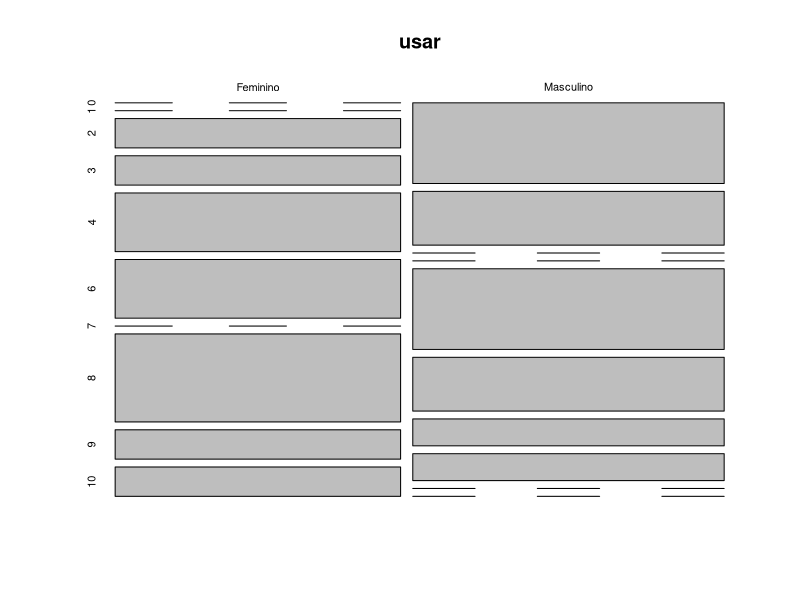
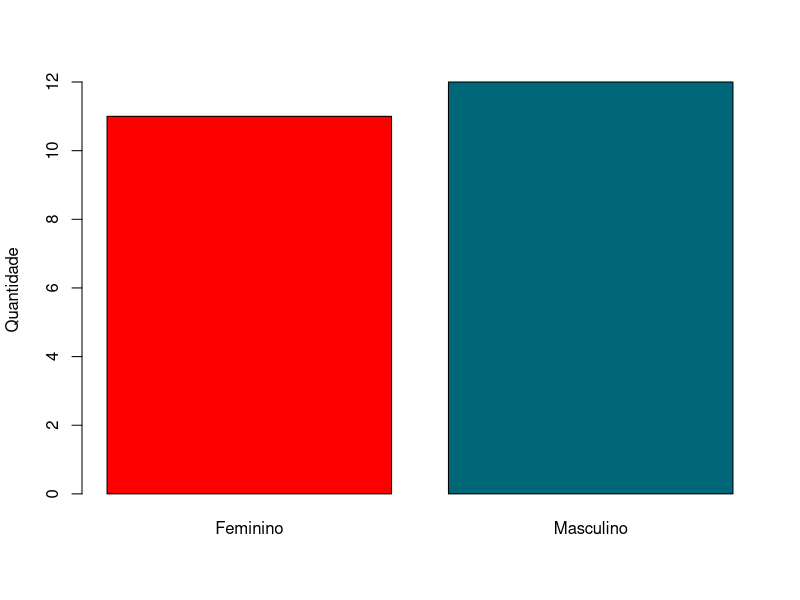
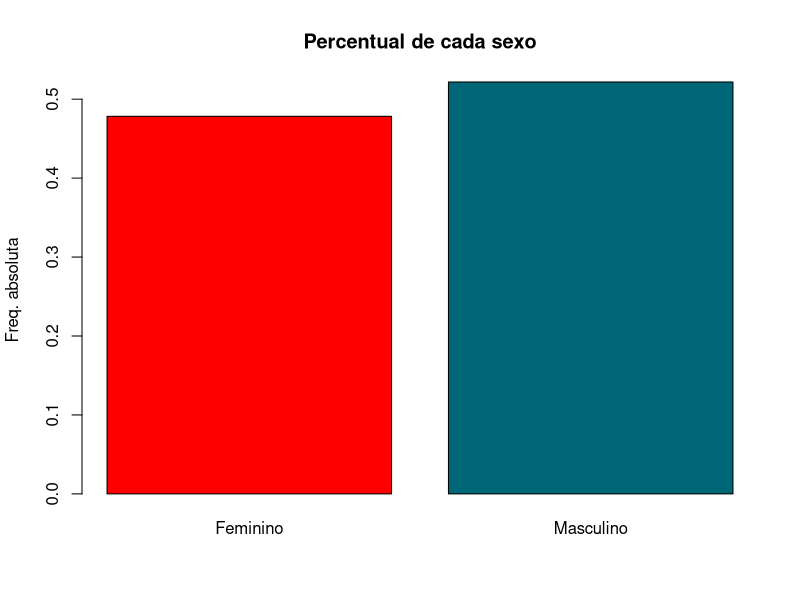
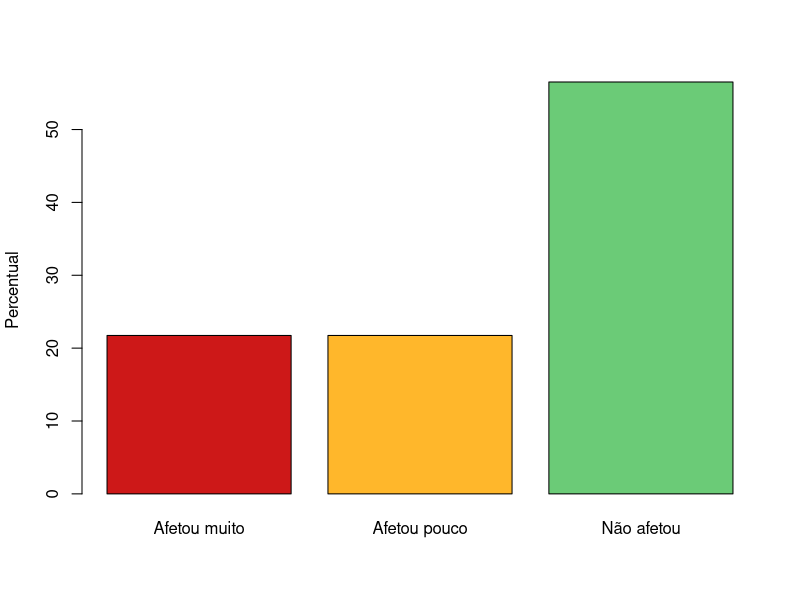
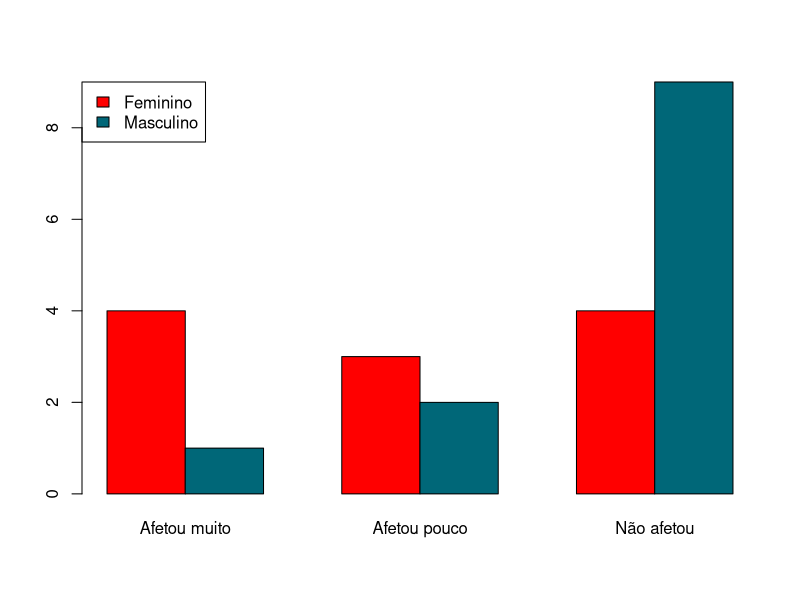
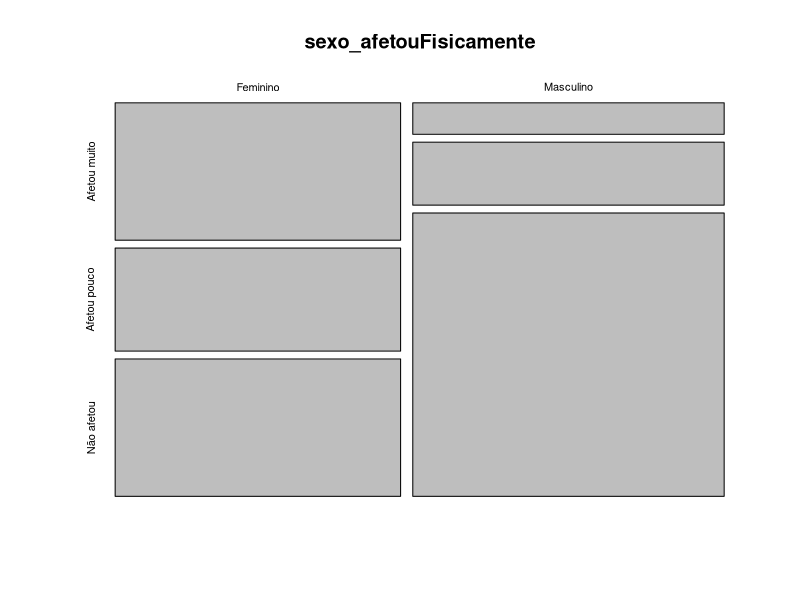
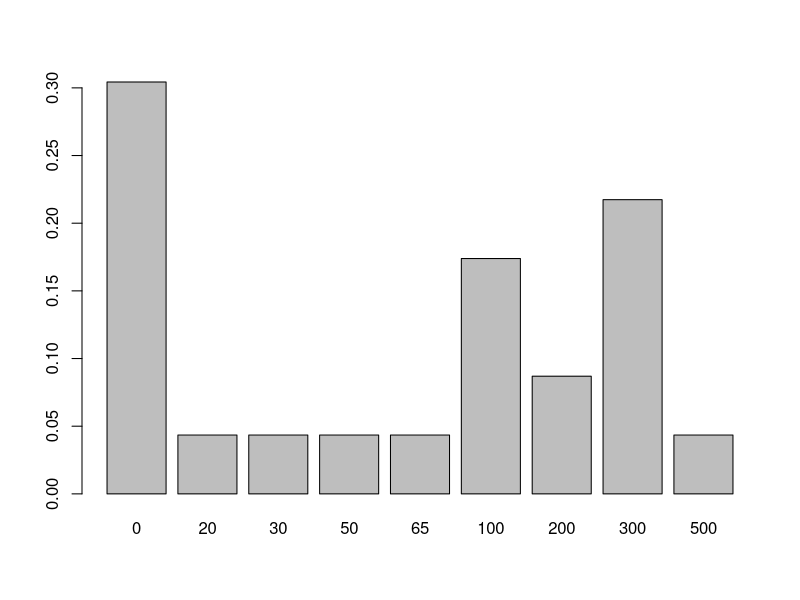
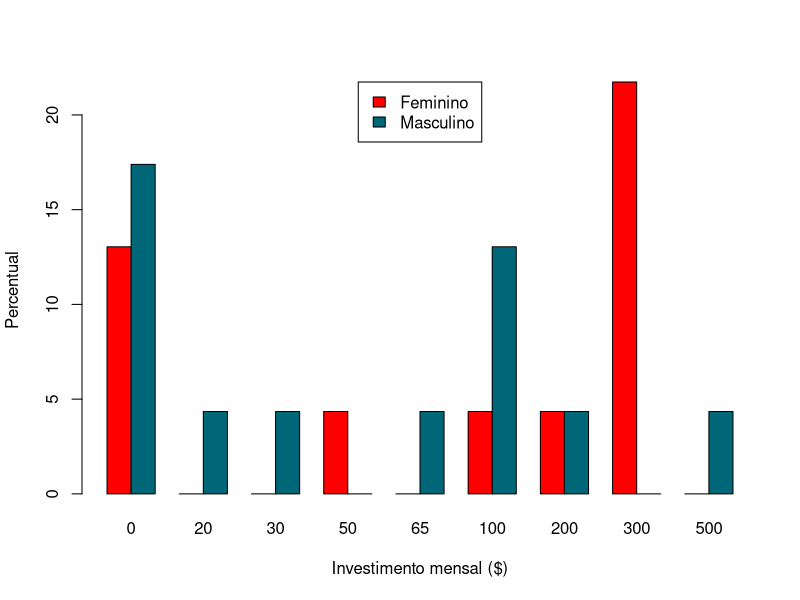

Recreate these plots in R, in order.
#Importando a biblioteca
library(readr)

#lendo os dados do csv
dados_relatorio = read_csv("dados.csv")
View(dados_relatorio)



#tabela que do sexo relacionada saude mental
usar = table(dados_relatorio$`Qual o seu sexo?`,dados_relatorio$`Em uma escala de 0 a 10 quanto a  pandemia afetou a sua saúde mental de forma negativa?`)
View(usar)
plot(usar)



#numero total de participantes
n_populacao = 23

 

#grafico do sexo
sexo = table(dados_relatorio$`Qual o seu sexo?`)
barplot(sexo, col = c("#FF0000","#006778"), ylab = "Quantidade")



#Criando tabela dos dados referente ao sexo
#criando a matriz da tabela
sexo_exportar = matrix(NA,3, 3)
colnames(sexo_exportar) = c("Total","Freq. absoluta ", "Percentual")
rownames(sexo_exportar)= c(rownames(sexo), "TOTAL")

#preenchendo a matriz
sexo_exportar[1,1]= 11
sexo_exportar[2,1]= 12
sexo_exportar[3,1]= 23
sexo_exportar[1,2]= 0.4782609
sexo_exportar[2,2]= 0.5217391
sexo_exportar[3,2]= 1
sexo_exportar[1,3]= "47.82%"
sexo_exportar[2,3]= "52.17%"
sexo_exportar[3,3]= "100%"

#exportar a tabela
write.table(sexo_exportar, file="Quadro1 -sexo.csv", sep="\t")



#Retorna a frequência de cada dado(opção) da variável sexo
freq_sexo = prop.table(sexo)
print(freq_sexo)
barplot(freq_sexo, col = c("#FF0000","#006778"), ylab = "Freq. absoluta", 
        main = "Percentual de cada sexo")



#Carregando dados da coluna "afetou fisicamente"
afetou_fisicamente = table(dados_relatorio$`A pandemia afetou a sua saúde física de forma negativa?`)
freq_afetou_fisicamente = prop.table(afetou_fisicamente)
print(freq_afetou_fisicamente)
barplot(afetou_fisicamente*100 / n_populacao,col =c("#CD1818","#FFB72B","#6BCB77"), 
        ylab = "Percentual")



#Relação sexo vs afetou fisicamente
sexo_afetouFisicamente = table(dados_relatorio$`Qual o seu sexo?`,
                    dados_relatorio$`A pandemia afetou a sua saúde física de forma negativa?`)
write.table(sexo_afetouFisicamente)
prop.table(sexo_afetouFisicamente)
barplot(sexo_afetouFisicamente, beside = TRUE,legend.text = rownames(sexo),
          args.legend = list(x= "topleft"),col = c("#FF0000","#006778"))

#grafico mosaic uso quando quero relacionar duas ou + variáveis qualitativas.
plot(sexo_afetouFisicamente)



#Carregando dados da coluna quanto investe
investimento_saude = table(dados_relatorio$`Em média quanto você gasta por mês com sua saúde?`)

#Frequencia dos dado(opções) de invetimentos
freq_investimentos = prop.table(investimento_saude)
write.table(freq_investimentos)
barplot(freq_investimentos)


#Grafico relaciona sexo vs investimento
sexo_investimento = table(dados_relatorio$`Qual o seu sexo?`,
                     dados_relatorio$`Em média quanto você gasta por mês com sua saúde?`)
barplot(sexo_investimento*100/n_populacao, beside = TRUE,legend.text = rownames(sexo),
        args.legend = list(x= "top"),col = c("#FF0000","#006778"), 
        xlab = "Investimento mensal ($)", ylab = "Percentual")

#uso boxplot quando for uma variável qualitativa relaconada a uma quantitativa
boxplot(dados_relatorio$`Em média quanto você gasta por mês com sua saúde?`~dados_relatorio$`Qual o seu sexo?`)



#Ordenando elementos da coluna investimentos
gastos_ordenado = sort(dados_relatorio$`Em média quanto você gasta por mês com sua saúde?`)

#menor e maior valor da variável
range(gastos_ordenado) 

#Definindo a amplitude total 
amplitude_total = ceiling((max(gastos_ordenado)- min(gastos_ordenado)))
print(amplitude_total)

#Encontrar número de classes(intervalos)
length(gastos_ordenado)#quantos elementos tem
n_classes = ceiling((sqrt(length(gastos_ordenado))))
print(n_classes)

#Definindo a amplitude do intervalo
amplitude_intervalo = ceiling(amplitude_total/n_classes)
print(amplitude_intervalo)

#limtes inferior(1ª classe) e limite superior(ultima classe)
lim_infclass = min(gastos_ordenado)
lim_supclass = lim_infclass+(n_classes*amplitude_intervalo)
print(lim_infclass)
print(lim_supclass)

#contruindo tabela de distribuição de frequência
#informar ao R quais serão as quebras da nossa distribuição usaremos a função seq()
quebras = seq(lim_infclass,lim_supclass,amplitude_intervalo)
print(quebras)

#gráfico sexo vs gastos
DF_gastos = table(cut(gastos_ordenado,breaks = quebras, right = TRUE))
View(DF_gastos)

hist(gastos_ordenado,  
     main = "Investimentos mensais", 
     xlab = "Valor mensal (R$)", ylab = "Freq. Absoluta", 
     col = c("#E02401", "#FF5403","#FF8E00", "#FFC300","#FFE61B"), 
     border = c("black"),
     breaks = quebras,
     right = TRUE,
     axes = FALSE
)
axis(1, at=seq(lim_infclass,lim_supclass,amplitude_intervalo))
axis(2,at=seq(0,max(gastos_ordenado),5))
mean(dados_relatorio$`Em média quanto você gasta por mês com sua saúde?`)
sum(dados_relatorio$`Em média quanto você gasta por mês com sua saúde?`)


#construção do gráfigo dos gasto do sexo feminino
feminino_gastos = matrix(NA,11,1)
feminino_gastos[,1]=c(0,0,0,50,100,200,300,300,300,300,500)
sum(feminino_gastos)
mean(feminino_gastos)  #média
median(feminino_gastos) #mediana
media_F_total = sum(feminino_gastos) /sum(dados_relatorio$`Em média quanto você gasta por mês com sua saúde?`)
print(media_F_total*100)
View(feminino_gastos) 
amplitude_total_F = ceiling((max(feminino_gastos)- min(feminino_gastos)))
n_classes_F = ceiling((sqrt(length(feminino_gastos))))
print(n_classes_F)
amplitude_intervalo_F = ceiling(amplitude_total_F/n_classes_F)
print(amplitude_intervalo_F)
lim_infclass_F = min(feminino_gastos)
lim_supclass_F = lim_infclass_F+(n_classes_F*amplitude_intervalo_F)
print(lim_infclass_F)
print(lim_supclass_F)
quebras_F = seq(lim_infclass_F,lim_supclass_F,amplitude_intervalo_F)
print(quebras_F)
DF_gastos = table(cut(gastos_ordenado,breaks = quebras, right = TRUE))
View(DF_gastos)

feminino_exportar = matrix(NA,4, 3)
colnames(feminino_exportar)=c("Intervalos","Frequencia","Percentual em relação ao total feminino")
feminino_exportar[,1] = c("[0,125[","[125,250[", "[250,375[", "[375,500]") 
feminino_exportar[,2] = c(5,1,4,1) 
feminino_exportar[,3] = c("7.31%","9.75%", "58.53%", "24.39%") 
View(feminino_exportar)
write.table(feminino_exportar, file="tabela1 -investimentos feminino.csv", sep="\t")


#construção do gráfigo dos gasto do sexo feminino
masculino_gastos = matrix(NA,12, 1)
masculino_gastos[,1]= c(0,0,0,0,20,30,65,100,100,100,200,500)
sum(masculino_gastos)
mean(masculino_gastos)  #média
median(masculino_gastos) #mediana
amplitude_total_M = ceiling((max(masculino_gastos)- min(masculino_gastos)))
n_classes_M = ceiling((sqrt(length(masculino_gastos))))
print(n_classes_M)
amplitude_intervalo_M = ceiling(amplitude_total_M/n_classes_M)
print(amplitude_intervalo_M)
lim_infclass_M = min(masculino_gastos)
lim_supclass_M = lim_infclass_M+(n_classes_M*amplitude_intervalo_M)
print(lim_infclass_M)
print(lim_supclass_M)
quebras_M = seq(lim_infclass_M,lim_supclass_M,amplitude_intervalo_M)
print(quebras_M)
masculino_exportar = matrix(NA,4, 3)
colnames(masculino_exportar)=c("Intervalos","Frequencia","Percentual em relação ao total masculino")
masculino_exportar[,1] = c("[0,125[","[125,250[", "[250,375[", "[375,500]") 
masculino_exportar[,2] = c(10,1,0,1) 
masculino_exportar[,3] = c("37.21%","17.93%", "0.00%", "44.84%") 
View(masculino_exportar)
write.table(feminino_exportar, file="Tabela2 -investimentos masculino.csv", sep="\t")
media_M_total = sum(masculino_gastos) /sum(dados_relatorio$`Em média quanto você gasta por mês com sua saúde?`)
print(media_M_total*100)
View(masculino_gastos) 


#Gráfico pandemia afetou quanto pode investir
sexo_afetou_investir = table(dados_relatorio$`Qual o seu sexo?`,
                   dados_relatorio$`Você concorda que a pandemia afetou o quanto você poderia dedicar financeiramente (dinheiro) à sua saúde?`)
View(sexo_afetou_investir)
afetou_investir = table(dados_relatorio$`Você concorda que a pandemia afetou o quanto você poderia dedicar financeiramente (dinheiro) à sua saúde?`)
range(sexo_afetou_investir)
barplot(sexo_afetou_investir, beside = TRUE,
        col = c("#FF0000","#006778"), ylab = "Freq. absoluta")
#custumizando legenda
legend("topleft",inset = 0.0,
       c("F", "M"), lty=c(0,0), pch= c(15,15),
       col =c("#FF0000","#006778"))



#Gráfico pandemia afetou pisicologicamente
sexo_afetouPisicologicamente = table(dados_relatorio$`Qual o seu sexo?`,
                                     dados_relatorio$`Em uma escala de 0 a 10 quanto a  pandemia afetou a sua saúde mental de forma negativa?`)
View(sexo_afetouPisicologicamente)
barplot(sexo_afetouPisicologicamente,
        col = c("#FF0000","#006778"), ylab = "Freq. absoluta", xlab = "0 - Não afetou    10 - Totalmente")
legend("topright",inset = 0.0,
       c("F", "M"), lty=c(0,0), pch= c(15,15),
       col =c("#FF0000","#006778"))


#Gráfico praticou esportes durante a pandemia VS sexo
pratica_esporte = table(dados_relatorio$`Você praticou algum esporte durante esse período de pandemia?`,dados_relatorio$`Qual o seu sexo?`)
View(pratica_esporte)
barplot(pratica_esporte,col =c("#CD1818","#FFB72B"), 
        ylab = "Freq. absoluta", axes = FALSE)
axis(2, at=seq(0,18,2))
plot(pratica_esporte)


#Gráfico ida ao psicologo durante a pandemia VS já frequentava
ida_psicologo = table(dados_relatorio$`Você alguma vez foi a um psicólogo(a), durante a pandemia?`)
View(ida_psicologo)
barplot(ida_psicologo,col =c("#CD1818","#FFB72B"), 
        ylab = "Freq. absoluta", axes = FALSE)
axis(2, at=seq(0,20,3))
plot(ida_psicologo)

ja_frequentava_psico = table(dados_relatorio$`Você já frequentava o psicologo(a) antes da pandemia?`)
View(ja_frequentava_psico)
barplot(ja_frequentava_psico,col =c("#CD1818","#FFB72B"), 
        ylab = "Freq. absoluta", axes = FALSE)
axis(2, at=seq(0,5,1))